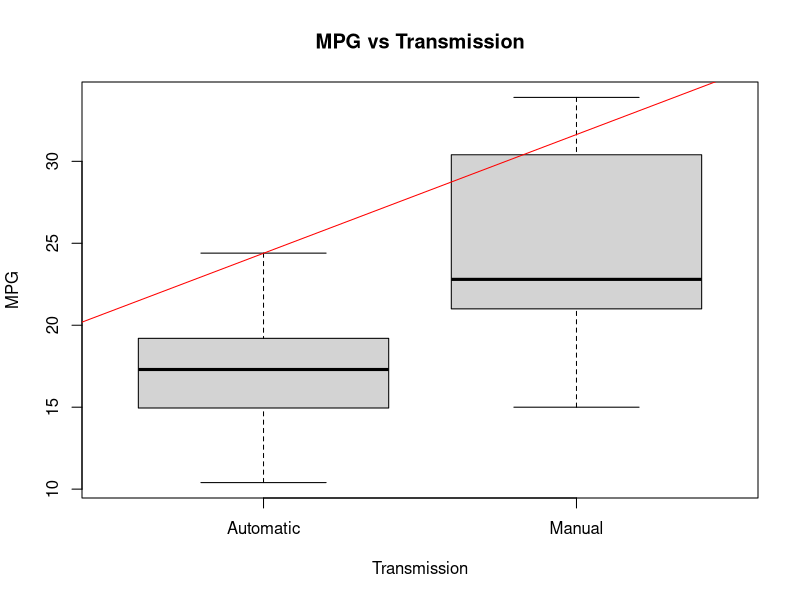
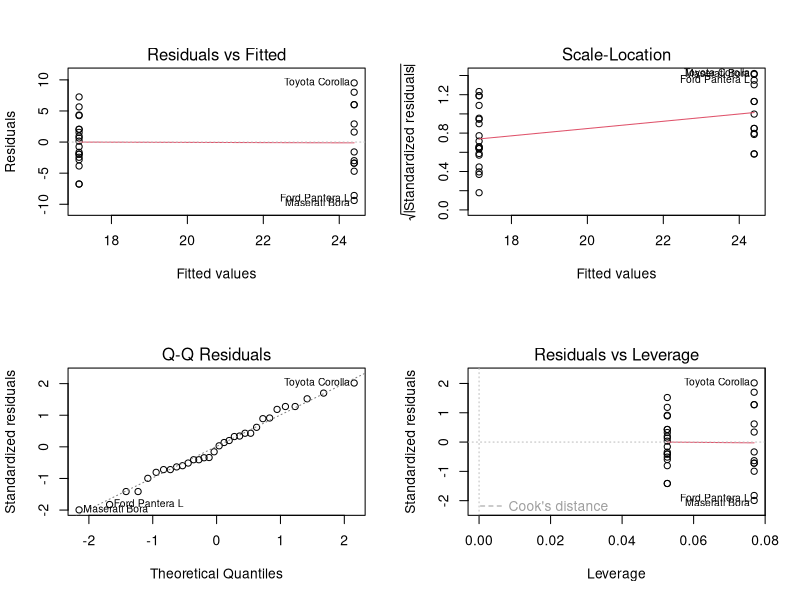

These charts were generated, in order, by the following R code:
## ---- chunk 1
library(datasets)
head(mtcars, 3)
## ---- chunk 2
fit1 <- lm(mpg~am, data=mtcars)
summary(fit1)
## ---- chunk 3
fitAll<-lm(mpg~.,mtcars)
summary(fitAll)
## ---- chunk 4
m<-transform(mtcars, am=factor(am))
levels(m$am)[1] <- "Automatic"
levels(m$am)[2] <- "Manual"
plot(m$am , m$mpg, main="MPG vs Transmission", xlab="Transmission", ylab="MPG", )
abline(lm(mpg ~ am, m), col="red")
## ---- chunk 5
layout(matrix(c(1,2,3,4),2,2))
plot(fit1)
